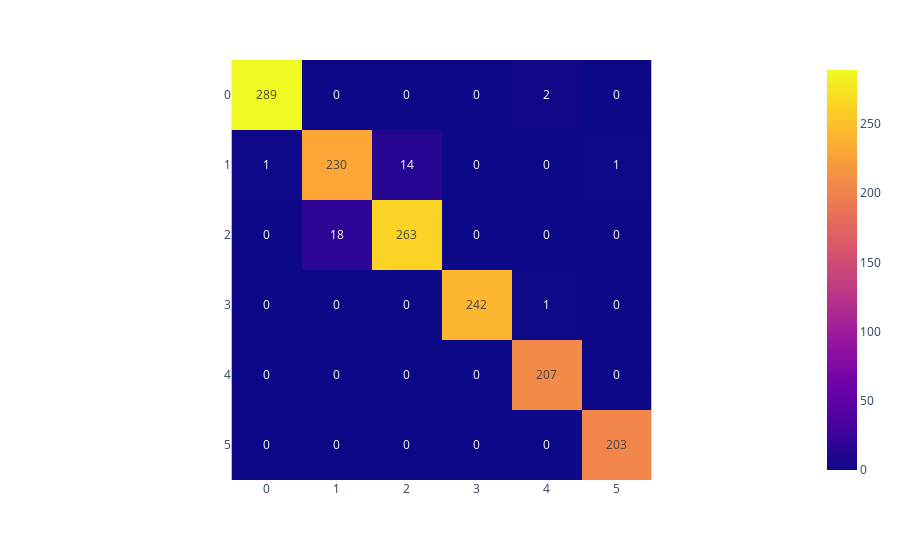

This figure's notebook cell:
### Code cell
svcConf = confusion_matrix(y_test, y_pred)
fig = px.imshow(svcConf, text_auto=True)
fig.show()

### Figure 1 — Plotly figure (JSON) as saved in the notebook; plotly's stock layout.template omitted (floating-point values rounded to 4 significant figures)
{"data": [{"coloraxis": "coloraxis", "hovertemplate": "x: %{x}<br>y: %{y}<br>color: %{z}<extra></extra>", "name": "0", "texttemplate": "%{z}", "type": "heatmap", "xaxis": "x", "yaxis": "y", "z": [[289, 0, 0, 0, 2, 0], [1, 230, 14, 0, 0, 1], [0, 18, 263, 0, 0, 0], [0, 0, 0, 242, 1, 0], [0, 0, 0, 0, 207, 0], [0, 0, 0, 0, 0, 203]]}], "layout": {"coloraxis": {"colorscale": [[0, "#0d0887"], [0.1111, "#46039f"], [0.2222, "#7201a8"], [0.3333, "#9c179e"], [0.4444, "#bd3786"], [0.5556, "#d8576b"], [0.6667, "#ed7953"], [0.7778, "#fb9f3a"], [0.8889, "#fdca26"], [1, "#f0f921"]]}, "margin": {"t": 60}, "xaxis": {"anchor": "y", "constrain": "domain", "domain": [0, 1], "scaleanchor": "y"}, "yaxis": {"anchor": "x", "autorange": "reversed", "constrain": "domain", "domain": [0, 1]}}}
